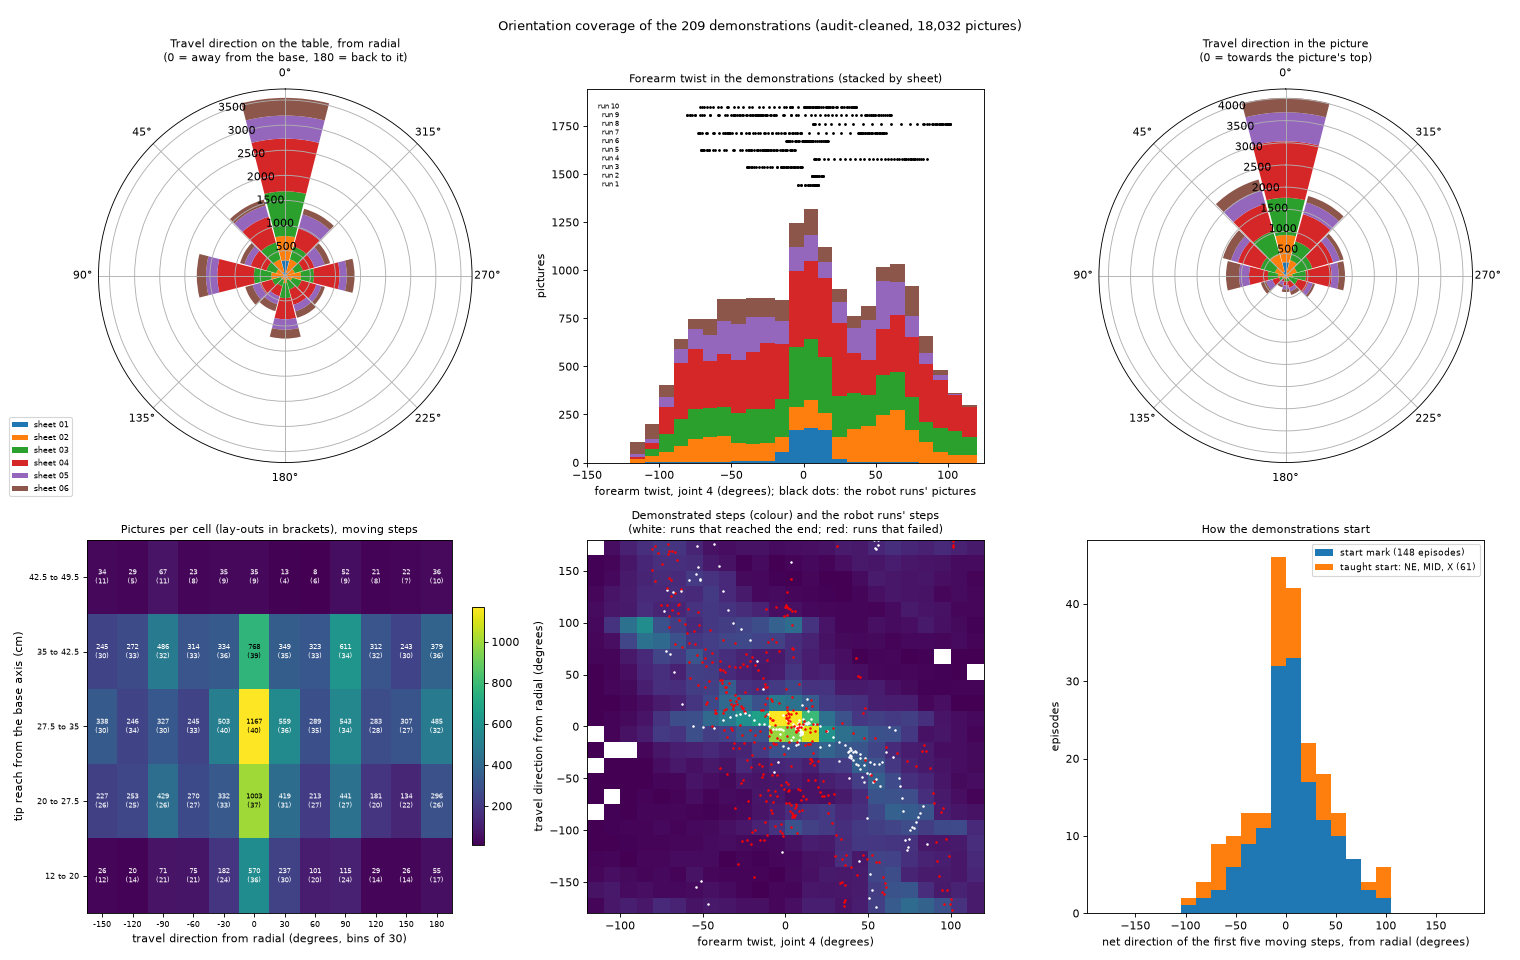

This figure's Python source:
"""
Question 2 of the orientation-coverage analysis: what do the demonstrations cover, and where are the gaps?

Measured from the audit-cleaned index (18,032 pictures of 209 episodes):
    - the direction of travel on the table relative to the arm's radial direction ("from radial": 0 = straight away
      from the base, +90 = sideways to the left, 180 = straight back to the base), per labelled step and per path of
      the next three steps;
    - the forearm twist (joint 4) and how far the picture's top is turned from the radial direction;
    - the direction of travel in the picture's frame (0 = towards the picture's top);
    - the two-way tables that show the gaps: direction from radial against reach, and against joint 4;
    - the first five moving steps of every episode;
    - where the ten robot runs of 11.11.26 fall in the same tables.

Printed and saved: 02_coverage.out.txt, 02_coverage_cells.csv (pictures, episodes and lay-outs per cell),
02_first_five_steps.csv (one row per episode), 02_coverage.png.

Run from this folder (after 01_placements.py, whose lay-out names it reads):
    D:/AI_Project/.venv/Scripts/python.exe 02_coverage.py
"""

import sys
from typing import Dict, Optional

import matplotlib
matplotlib.use("Agg")
import numpy
import pandas
from matplotlib import pyplot

import orientation_common
from orientation_common import EVIDENCE_FOLDER, circular_mean_deg, demonstration_frames, robot_run_steps, wrapped_deg

COVERAGE_PARAMETERS = {
    # direction bins of 30 degrees centred on 0, 30, ... (the bin "180" holds 165 to 180 and -180 to -165)
    "direction_bin_deg": 30.0,
    "reach_edges_cm": [12.0, 20.0, 27.5, 35.0, 42.5, 49.5],
    "joint_4_edges_deg": [-120.0, -90.0, -60.0, -30.0, -10.0, 10.0, 30.0, 60.0, 90.0, 120.0],
    # a cell counts as thinly covered below this many pictures or lay-outs (a choice, stated with every result)
    "thin_cell_pictures": 100,
    "thin_cell_layouts": 3,
    "first_steps": 5,
    # a robot step's neighbours: demonstrated moving steps within these distances in forearm twist, travel direction
    # from radial and reach; a step with fewer than "few_neighbours" of them lies outside what was demonstrated
    "neighbour_joint_4_deg": 10.0,
    "neighbour_direction_deg": 15.0,
    "neighbour_reach_cm": 5.0,
    "few_neighbours": 20,
    "figure_path": EVIDENCE_FOLDER / "02_coverage.png"
}



def direction_bin(angle_deg, bin_deg: float) -> numpy.ndarray:
    """Return the centre of the direction bin of each angle: a multiple of ``bin_deg`` in -180 + bin to 180."""

    centres = numpy.round(numpy.asarray(angle_deg, dtype = float) / bin_deg) * bin_deg
    centres = wrapped_deg(centres)
    centres[centres == -180.0] = 180.0
    return centres



def share_table(
        frames: pandas.DataFrame,
        column: str,
        group: str = "sheet_number"
) -> pandas.DataFrame:
    """Return the share (%) of rows per value of ``column``, per ``group`` and for all rows."""

    counts = pandas.crosstab(frames[column], frames[group])
    counts["all"] = counts.sum(axis = 1)
    shares = 100.0 * counts / counts.sum(axis = 0)
    shares["pictures"] = counts["all"]
    return shares.round(1)



def first_steps_table(
        frames: pandas.DataFrame,
        parameters: Dict
) -> pandas.DataFrame:
    """
    Describe the first moving steps of every episode.

    Returns
    -------
    pandas.DataFrame
        One row per episode: the net direction of the first "first_steps" moving steps on the table (from +x and
        from radial) and in the first picture's frame, the net length, how many rows passed before the tip had
        travelled 1 cm, the forearm twist over those steps and over the first 3 cm of travel, and the reach at the start.
    """

    rows = []
    for episode_id, group in frames.groupby("episode_id", sort = False):
        moving = group[group["step_cm"] >= parameters["smallest_step_cm"]].head(parameters["first_steps"])
        if len(moving) == 0:
            continue
        heading = numpy.radians(moving["step_table_deg"].to_numpy())
        net_x = float((moving["step_cm"] * numpy.cos(heading)).sum())
        net_y = float((moving["step_cm"] * numpy.sin(heading)).sum())
        net_table = float(numpy.degrees(numpy.arctan2(net_y, net_x)))
        first = group.iloc[0]
        tip = 100.0 * group[["tip_x_m", "tip_y_m"]].to_numpy()
        travelled = numpy.linalg.norm(tip - tip[0], axis = 1)
        rows_to_one_cm = int(numpy.argmax(travelled >= 1.0)) if (travelled >= 1.0).any() else len(group)
        rows_to_three_cm = int(numpy.argmax(travelled >= 3.0)) if (travelled >= 3.0).any() else len(group) - 1
        rows.append({
            "episode_id": episode_id, "plan": first["plan_number"], "sheet": first["sheet_number"], "end": first["start_end"],
            "start_kind": first["start_kind"], "start_reach_cm": round(float(first["reach_cm"]), 1),
            "net_direction_table_deg": round(net_table, 1),
            "net_direction_from_radial_deg": round(float(wrapped_deg(net_table - first["radial_deg"])), 1),
            "net_direction_in_first_picture_deg": round(float(wrapped_deg(net_table - first["picture_heading_deg"])), 1),
            "net_cm": round(float(numpy.hypot(net_x, net_y)), 2),
            "summed_cm": round(float(moving["step_cm"].sum()), 2),
            "rows_before_1_cm": rows_to_one_cm,
            "joint_4_start_deg": round(float(first["joint_4_deg"]), 1),
            "joint_4_change_first_steps_deg": round(float(moving["joint_4_deg"].iloc[-1] + moving["forearm_change_deg"].iloc[-1] - first["joint_4_deg"]), 1),
            "joint_4_change_first_3_cm_deg": round(float(group["joint_4_deg"].iloc[rows_to_three_cm] - first["joint_4_deg"]), 1),
            "largest_step_from_forward_deg": round(float(moving["step_picture_deg"].abs().max()), 1)
        })
    return pandas.DataFrame(rows)



def draw_figure(
        frames: pandas.DataFrame,
        moving: pandas.DataFrame,
        cells: pandas.DataFrame,
        first_steps: pandas.DataFrame,
        runs: Dict[int, pandas.DataFrame],
        parameters: Dict
) -> None:
    """Draw the six coverage panels."""

    sheets = sorted(frames["sheet_number"].unique())
    colours = pyplot.get_cmap("tab10")(numpy.arange(len(sheets)))
    figure = pyplot.figure(figsize = (19, 12))
    bin_deg = parameters["direction_bin_deg"]
    centres = numpy.arange(-180.0 + bin_deg, 180.0 + 1e-9, bin_deg)

    for position, (column, title) in enumerate([("step_from_radial_deg", "Travel direction on the table, from radial\n(0 = away from the base, 180 = back to it)"),
                                                 ("step_picture_deg", "Travel direction in the picture\n(0 = towards the picture's top)")]):
        axis = figure.add_subplot(2, 3, 1 + 2 * position, projection = "polar")
        axis.set_theta_zero_location("N")
        bottom = numpy.zeros(len(centres))
        binned = direction_bin(moving[column], bin_deg)
        for sheet, colour in zip(sheets, colours):
            counts = numpy.array([((binned == centre) & (moving["sheet_number"] == sheet).to_numpy()).sum() for centre in centres])
            axis.bar(numpy.radians(centres), counts, width = numpy.radians(bin_deg) * 0.95, bottom = bottom, color = colour, label = f"sheet {sheet}")
            bottom += counts
        axis.set_title(title, fontsize = 10)
        if position == 0:
            axis.legend(fontsize = 7, loc = "lower left", bbox_to_anchor = (-0.25, -0.1))

    axis = figure.add_subplot(2, 3, 2)
    edges = numpy.arange(-120.0, 120.1, 10.0)
    axis.hist([frames.loc[frames["sheet_number"] == sheet, "joint_4_deg"] for sheet in sheets], bins = edges, stacked = True, color = colours, label = sheets)
    for run_number, steps in runs.items():
        axis.plot(steps["joint_4_deg"], numpy.full(len(steps), 1400 + 45 * run_number), ".", markersize = 3, color = "black")
        axis.text(-128, 1400 + 45 * run_number, f"run {run_number}", fontsize = 6, va = "center", ha = "right")
    axis.set_xlim(-150, 125)
    axis.set_xlabel("forearm twist, joint 4 (degrees); black dots: the robot runs' pictures")
    axis.set_ylabel("pictures")
    axis.set_title("Forearm twist in the demonstrations (stacked by sheet)", fontsize = 10)

    axis = figure.add_subplot(2, 3, 4)
    reach_labels = [f"{low:g} to {high:g}" for low, high in zip(parameters["reach_edges_cm"][:-1], parameters["reach_edges_cm"][1:])]
    grid = cells.pivot(index = "reach_cm", columns = "from_radial_deg", values = "pictures").reindex(index = reach_labels, columns = centres).fillna(0)
    image = axis.imshow(grid.to_numpy(), aspect = "auto", cmap = "viridis", origin = "lower")
    layouts = cells.pivot(index = "reach_cm", columns = "from_radial_deg", values = "layouts").reindex(index = reach_labels, columns = centres).fillna(0)
    for row in range(grid.shape[0]):
        for column in range(grid.shape[1]):
            axis.text(column, row, f"{int(grid.iloc[row, column])}\n({int(layouts.iloc[row, column])})", ha = "center", va = "center",
                      fontsize = 6.5, color = "white" if grid.iloc[row, column] < grid.to_numpy().max() * 0.6 else "black")
    axis.set_xticks(range(len(centres)))
    axis.set_xticklabels([f"{centre:.0f}" for centre in centres], fontsize = 7)
    axis.set_yticks(range(len(reach_labels)))
    axis.set_yticklabels(reach_labels, fontsize = 7)
    axis.set_xlabel("travel direction from radial (degrees, bins of 30)")
    axis.set_ylabel("tip reach from the base axis (cm)")
    axis.set_title("Pictures per cell (lay-outs in brackets), moving steps", fontsize = 10)
    figure.colorbar(image, ax = axis, fraction = 0.03)

    axis = figure.add_subplot(2, 3, 5)
    axis.hist2d(moving["joint_4_deg"], moving["step_from_radial_deg"], bins = [numpy.arange(-120, 121, 10), numpy.arange(-180, 181, 15)], cmap = "viridis", cmin = 1)
    for run_number, steps in runs.items():
        axis.plot(steps["joint_4_deg"], steps["step_from_radial_deg"], ".", markersize = 2.5, color = "red" if run_number in (3, 5, 6, 8, 9, 10) else "white")
    axis.set_xlabel("forearm twist, joint 4 (degrees)")
    axis.set_ylabel("travel direction from radial (degrees)")
    axis.set_title("Demonstrated steps (colour) and the robot runs' steps\n(white: runs that reached the end; red: runs that failed)", fontsize = 10)

    axis = figure.add_subplot(2, 3, 6)
    marked = first_steps[~first_steps["start_kind"].isin(["NE", "MID", "X1", "X2"])]
    taught = first_steps[first_steps["start_kind"].isin(["NE", "MID", "X1", "X2"])]
    axis.hist([marked["net_direction_from_radial_deg"], taught["net_direction_from_radial_deg"]], bins = numpy.arange(-180, 181, 15), stacked = True,
              label = [f"start mark ({len(marked)} episodes)", f"taught start: NE, MID, X ({len(taught)})"], color = ["tab:blue", "tab:orange"])
    axis.set_xlabel("net direction of the first five moving steps, from radial (degrees)")
    axis.set_ylabel("episodes")
    axis.set_title("How the demonstrations start", fontsize = 10)
    axis.legend(fontsize = 8)

    figure.suptitle("Orientation coverage of the 209 demonstrations (audit-cleaned, 18,032 pictures)", fontsize = 12)
    figure.tight_layout()
    figure.savefig(parameters["figure_path"], dpi = 80)
    pyplot.close(figure)



def main(parameters: Optional[Dict] = None) -> None:
    """Print the coverage tables and save the cell table, the first-steps table and the figure."""

    settings = orientation_common.merged_parameters(COVERAGE_PARAMETERS)
    settings.update(parameters or {})
    pandas.set_option("display.width", 250)
    pandas.set_option("display.max_rows", 500)
    pandas.set_option("display.max_columns", 40)
    frames = demonstration_frames(settings)
    layouts = pandas.read_csv(EVIDENCE_FOLDER / "01_placements_per_episode.csv")
    frames["layout"] = frames["episode_id"].map(layouts.set_index("episode_id")["layout"])
    bin_deg = settings["direction_bin_deg"]
    is_moving = (frames["action"] != "stop") & (frames["step_cm"] >= settings["smallest_step_cm"])
    moving = frames[is_moving].copy()
    print(f"Pictures {len(frames)}, episodes {frames['episode_id'].nunique()}; moving steps of {settings['smallest_step_cm']} cm or more: "
          f"{len(moving)} ({100.0 * len(moving) / len(frames):.1f} %); rows with a three-step path direction: {int(frames['path_table_deg'].notna().sum())}")

    print("\n=== 1. Direction of travel on the table, from radial: share of moving steps (%) per sheet ===")
    moving["from_radial_bin"] = direction_bin(moving["step_from_radial_deg"], bin_deg)
    print(share_table(moving, "from_radial_bin").to_string())
    path_rows = frames[frames["path_table_deg"].notna()].copy()
    path_rows["path_bin"] = direction_bin(path_rows["path_from_radial_deg"], bin_deg)
    print("\nThe same from the path over the next three steps (less hand jitter), share of rows (%):")
    print(share_table(path_rows, "path_bin").to_string())
    absolute = moving["step_from_radial_deg"].abs()
    absolute_path = path_rows["path_from_radial_deg"].abs()
    for name, values in [("labelled steps", absolute), ("three-step paths", absolute_path)]:
        print(f"  {name}: within 45 degrees of radial-outwards {100.0 * (values <= 45).mean():.1f} %, 45 to 135 (sideways) "
              f"{100.0 * ((values > 45) & (values <= 135)).mean():.1f} %, beyond 135 (back towards the base) {100.0 * (values > 135).mean():.1f} %")
    print("  left against right of radial (three-step paths, sideways part only): "
          f"left {int(((path_rows['path_from_radial_deg'] > 45) & (path_rows['path_from_radial_deg'] <= 135)).sum())}, "
          f"right {int(((path_rows['path_from_radial_deg'] < -45) & (path_rows['path_from_radial_deg'] >= -135)).sum())}")

    print("\n=== 2. Forearm twist (joint 4, degrees): share of pictures (%) per sheet ===")
    frames["joint_4_bin"] = pandas.cut(frames["joint_4_deg"], settings["joint_4_edges_deg"], include_lowest = True).astype(str)
    order = [str(value) for value in pandas.cut(pandas.Series(settings["joint_4_edges_deg"][:-1]) + 1.0, settings["joint_4_edges_deg"], include_lowest = True)]
    print(share_table(frames, "joint_4_bin").reindex(order).to_string())
    print(f"  joint 4: min {frames['joint_4_deg'].min():.1f}, 5th percentile {frames['joint_4_deg'].quantile(0.05):.1f}, median "
          f"{frames['joint_4_deg'].median():.1f}, 95th {frames['joint_4_deg'].quantile(0.95):.1f}, max {frames['joint_4_deg'].max():.1f}; "
          f"|joint 4| median {frames['joint_4_deg'].abs().median():.1f}; beyond 60: {100.0 * (frames['joint_4_deg'].abs() > 60).mean():.1f} %, "
          f"beyond 90: {100.0 * (frames['joint_4_deg'].abs() > 90).mean():.1f} %, beyond 110: {100.0 * (frames['joint_4_deg'].abs() > 110).mean():.1f} %")
    print("  How far the picture's top is turned from radial (heading_from_radial_deg) against joint 4 (measured):")
    print(f"    least-squares slope {numpy.polyfit(frames['joint_4_deg'], frames['heading_from_radial_deg'], 1)[0]:+.3f} degrees per degree; "
          f"range {frames['heading_from_radial_deg'].min():.1f} to {frames['heading_from_radial_deg'].max():.1f}")
    for low, high in [(100, 121), (80, 100), (50, 80)]:
        for sign in (1, -1):
            part = frames[(sign * frames["joint_4_deg"] >= low) & (sign * frames["joint_4_deg"] < high)]
            if len(part):
                print(f"    joint 4 {sign * low:+d} to {sign * high:+d}: picture top {part['heading_from_radial_deg'].median():+.1f} from radial "
                      f"(5th to 95th percentile {part['heading_from_radial_deg'].quantile(0.05):+.1f} to {part['heading_from_radial_deg'].quantile(0.95):+.1f}), {len(part)} pictures")

    print("\n=== 3. Direction of travel in the picture (0 = to its top, + = to its left): share of moving steps (%) per sheet ===")
    moving["picture_bin"] = direction_bin(moving["step_picture_deg"], bin_deg)
    print(share_table(moving, "picture_bin").to_string())
    path_rows["path_picture_bin"] = direction_bin(path_rows["path_picture_deg"], bin_deg)
    print("\nThe same from the three-step path, share of rows (%):")
    print(share_table(path_rows, "path_picture_bin").to_string())
    picture_absolute = path_rows["path_picture_deg"].abs()
    print(f"  three-step path within 30 degrees of the picture's top {100.0 * (picture_absolute <= 30).mean():.1f} %, 30 to 60 "
          f"{100.0 * ((picture_absolute > 30) & (picture_absolute <= 60)).mean():.1f} %, 60 to 120 (sideways in the picture) "
          f"{100.0 * ((picture_absolute > 60) & (picture_absolute <= 120)).mean():.1f} %, beyond 120 (towards the picture's bottom, under the arm) "
          f"{100.0 * (picture_absolute > 120).mean():.1f} %")

    print("\n=== 4. Gaps: travel direction from radial against reach (moving steps) ===")
    moving["reach_bin"] = pandas.cut(moving["reach_cm"], settings["reach_edges_cm"], include_lowest = True,
                                     labels = [f"{low:g} to {high:g}" for low, high in zip(settings["reach_edges_cm"][:-1], settings["reach_edges_cm"][1:])]).astype(str)
    cells = moving.groupby(["reach_bin", "from_radial_bin"]).agg(
        pictures = ("frame_index", "size"), episodes = ("episode_id", "nunique"), layouts = ("layout", "nunique"), sheets = ("sheet_number", "nunique"),
        looking_along_share = ("step_picture_deg", lambda values: float((values.abs() <= 30).mean()))).reset_index()
    cells = cells.rename(columns = {"reach_bin": "reach_cm", "from_radial_bin": "from_radial_deg"})
    centres = numpy.arange(-180.0 + bin_deg, 180.0 + 1e-9, bin_deg)
    reach_labels = [f"{low:g} to {high:g}" for low, high in zip(settings["reach_edges_cm"][:-1], settings["reach_edges_cm"][1:])]
    full = pandas.MultiIndex.from_product([reach_labels, centres], names = ["reach_cm", "from_radial_deg"])
    cells = cells.set_index(["reach_cm", "from_radial_deg"]).reindex(full).fillna(0).reset_index()
    cells[["pictures", "episodes", "layouts", "sheets"]] = cells[["pictures", "episodes", "layouts", "sheets"]].astype(int)
    cells["looking_along_share"] = cells["looking_along_share"].round(2)
    cells["is_thin"] = (cells["pictures"] < settings["thin_cell_pictures"]) | (cells["layouts"] < settings["thin_cell_layouts"])
    cells.to_csv(EVIDENCE_FOLDER / "02_coverage_cells.csv", index = False)
    for value, title in [("pictures", "pictures"), ("layouts", "distinct lay-outs (from 01_placements)"), ("sheets", "sheets"),
                         ("looking_along_share", "share of the steps taken within 30 degrees of the picture's top")]:
        print(f"\n{title} per cell (rows: reach in cm; columns: travel direction from radial):")
        print(cells.pivot(index = "reach_cm", columns = "from_radial_deg", values = value).reindex(reach_labels).to_string())
    thin = cells[cells["is_thin"]]
    print(f"\nThin cells (under {settings['thin_cell_pictures']} pictures or under {settings['thin_cell_layouts']} lay-outs): {len(thin)} of {len(cells)}")
    print(thin[["reach_cm", "from_radial_deg", "pictures", "episodes", "layouts", "sheets"]].to_string(index = False))
    print(f"Share of all moving steps that lie in thin cells: {100.0 * thin['pictures'].sum() / cells['pictures'].sum():.1f} %")

    print("\n=== 5. Travel direction from radial against joint 4 (moving steps, pictures) ===")
    moving["joint_4_bin"] = pandas.cut(moving["joint_4_deg"], settings["joint_4_edges_deg"], include_lowest = True).astype(str)
    print(pandas.crosstab(moving["joint_4_bin"], moving["from_radial_bin"]).reindex(order).to_string())
    print("\nTravel direction in the picture against joint 4 (three-step paths, rows):")
    path_rows["joint_4_bin"] = pandas.cut(path_rows["joint_4_deg"], settings["joint_4_edges_deg"], include_lowest = True).astype(str)
    print(pandas.crosstab(path_rows["joint_4_bin"], path_rows["path_picture_bin"]).reindex(order).to_string())

    print("\n=== 6. The first five moving steps of every episode ===")
    first_steps = first_steps_table(frames, settings)
    first_steps.to_csv(EVIDENCE_FOLDER / "02_first_five_steps.csv", index = False)
    first_steps["start"] = numpy.where(first_steps["start_kind"].isin(["NE", "MID", "X1", "X2"]), "taught (NE, MID, X)", "start mark")
    for name, part in first_steps.groupby("start"):
        from_radial = part["net_direction_from_radial_deg"]
        in_picture = part["net_direction_in_first_picture_deg"]
        print(f"\n{name}: {len(part)} episodes; start reach {part['start_reach_cm'].min():.1f} to {part['start_reach_cm'].max():.1f} cm "
              f"(median {part['start_reach_cm'].median():.1f}); joint 4 at the start {part['joint_4_start_deg'].min():.1f} to {part['joint_4_start_deg'].max():.1f} "
              f"(|joint 4| over 10 degrees in {int((part['joint_4_start_deg'].abs() > 10).sum())} episodes)")
        print(f"  net direction of the first five moving steps, from radial: mean {circular_mean_deg(from_radial):+.1f}; within 20 degrees of radial "
              f"{int((from_radial.abs() <= 20).sum())}, 20 to 45: {int(((from_radial.abs() > 20) & (from_radial.abs() <= 45)).sum())}, "
              f"45 to 90: {int(((from_radial.abs() > 45) & (from_radial.abs() <= 90)).sum())}, over 90: {int((from_radial.abs() > 90).sum())}")
        print(f"  the same in the first picture's frame: within 20 degrees of its top {int((in_picture.abs() <= 20).sum())}, 20 to 45: "
              f"{int(((in_picture.abs() > 20) & (in_picture.abs() <= 45)).sum())}, 45 to 90: {int(((in_picture.abs() > 45) & (in_picture.abs() <= 90)).sum())}, "
              f"over 90: {int((in_picture.abs() > 90).sum())}")
        print(f"  net travel of the five steps: median {part['net_cm'].median():.2f} cm of {part['summed_cm'].median():.2f} cm stepped; "
              f"forearm twist over the first 3 cm of travel: median |change| {part['joint_4_change_first_3_cm_deg'].abs().median():.1f} degrees, "
              f"over 20 degrees in {int((part['joint_4_change_first_3_cm_deg'].abs() > 20).sum())} episodes")
    print("\nStart-mark episodes by start kind (net direction of the first five moving steps from radial, degrees):")
    marked = first_steps[first_steps["start"] == "start mark"]
    print(marked.groupby("start_kind")["net_direction_from_radial_deg"].agg(["count", "min", "median", "max"]).round(1).to_string())
    print("\nStart-mark episodes whose first five steps go more than 45 degrees off radial, or that twist more than 20 degrees in the first 3 cm:")
    odd = marked[(marked["net_direction_from_radial_deg"].abs() > 45) | (marked["joint_4_change_first_3_cm_deg"].abs() > 20)]
    print(odd[["plan", "end", "start_kind", "net_direction_from_radial_deg", "net_cm", "joint_4_change_first_3_cm_deg"]].to_string(index = False))
    print("\nTaught starts: direction from radial and forearm twist at the start, by sheet and kind:")
    taught = first_steps[first_steps["start"] != "start mark"]
    print(taught.groupby(["sheet", "end", "start_kind"]).agg(
        episodes = ("plan", "size"), reach_cm = ("start_reach_cm", "median"), from_radial_deg = ("net_direction_from_radial_deg", circular_mean_deg),
        joint_4_start_deg = ("joint_4_start_deg", "median")).round(1).to_string())

    print("\n=== 7. The ten robot runs of 11.11.26 in the same terms ===")
    cell_pictures = cells.set_index(["reach_cm", "from_radial_deg"])["pictures"]
    cell_thin = cells.set_index(["reach_cm", "from_radial_deg"])["is_thin"]
    runs = {}
    summary = []
    for run in settings["robot_runs"]:
        steps = robot_run_steps(run, settings)
        steps = steps[steps["action"] == "model_step"].copy() if "action" in steps else steps
        runs[run["number"]] = steps
        reach_bin = pandas.cut(steps["reach_cm"], settings["reach_edges_cm"], include_lowest = True, labels = reach_labels).astype(str)
        radial_bin = direction_bin(steps["step_from_radial_deg"], bin_deg)
        thin_share = numpy.mean([bool(cell_thin.get((reach, direction), True)) for reach, direction in zip(reach_bin, radial_bin)])
        fewest = min(int(cell_pictures.get((reach, direction), 0)) for reach, direction in zip(reach_bin, radial_bin))
        neighbours = numpy.array([
            int(((numpy.abs(moving["joint_4_deg"].to_numpy() - joint_4) <= settings["neighbour_joint_4_deg"])
                 & (numpy.abs(wrapped_deg(moving["step_from_radial_deg"].to_numpy() - direction)) <= settings["neighbour_direction_deg"])
                 & (numpy.abs(moving["reach_cm"].to_numpy() - reach) <= settings["neighbour_reach_cm"])).sum())
            for joint_4, direction, reach in zip(steps["joint_4_deg"], steps["step_from_radial_deg"], steps["reach_cm"])])
        is_few = neighbours < settings["few_neighbours"]
        steps["neighbours"] = neighbours
        summary.append({
            "run": run["number"], "sheet": run["sheet"], "model": run["model"], "outcome": run["outcome"], "steps": len(steps),
            "neighbours_median": int(numpy.median(neighbours)), "steps_with_few_neighbours": int(is_few.sum()),
            "first_step_with_few_neighbours": int(numpy.argmax(is_few)) if is_few.any() else -1,
            "reach_cm": f"{steps['reach_cm'].min():.0f} to {steps['reach_cm'].max():.0f}",
            "joint_4_deg": f"{steps['joint_4_deg'].min():.0f} to {steps['joint_4_deg'].max():.0f}",
            "from_radial_deg": f"{steps['step_from_radial_deg'].min():.0f} to {steps['step_from_radial_deg'].max():.0f}",
            "steps_beyond_90_from_radial": int((steps["step_from_radial_deg"].abs() > 90).sum()),
            "steps_over_60_off_picture_top": int((steps["step_picture_deg"].abs() > 60).sum()),
            "share_in_thin_cells": round(float(thin_share), 2), "fewest_pictures_in_a_visited_cell": fewest
        })
    print(pandas.DataFrame(summary).to_string(index = False))
    print(f"neighbours: demonstrated moving steps within {settings['neighbour_joint_4_deg']:.0f} degrees of forearm twist, {settings['neighbour_direction_deg']:.0f} degrees of "
          f"travel direction from radial and {settings['neighbour_reach_cm']:.0f} cm of reach; few = under {settings['few_neighbours']}. For scale, the demonstrations' own "
          "moving steps (each counted against all others):")
    sample = moving.iloc[::40]
    own = numpy.array([
        int(((numpy.abs(moving["joint_4_deg"].to_numpy() - joint_4) <= settings["neighbour_joint_4_deg"])
             & (numpy.abs(wrapped_deg(moving["step_from_radial_deg"].to_numpy() - direction)) <= settings["neighbour_direction_deg"])
             & (numpy.abs(moving["reach_cm"].to_numpy() - reach) <= settings["neighbour_reach_cm"])).sum()) - 1
        for joint_4, direction, reach in zip(sample["joint_4_deg"], sample["step_from_radial_deg"], sample["reach_cm"])])
    print(f"  median {int(numpy.median(own))} neighbours; under {settings['few_neighbours']}: {100.0 * (own < settings['few_neighbours']).mean():.1f} % of {len(own)} sampled steps")

    draw_figure(frames, moving, cells, first_steps, runs, settings)
    print(f"\nSaved {settings['figure_path'].name}, 02_coverage_cells.csv, 02_first_five_steps.csv")



if __name__ == "__main__":
    sys.stdout.reconfigure(encoding = "utf-8")
    main()
